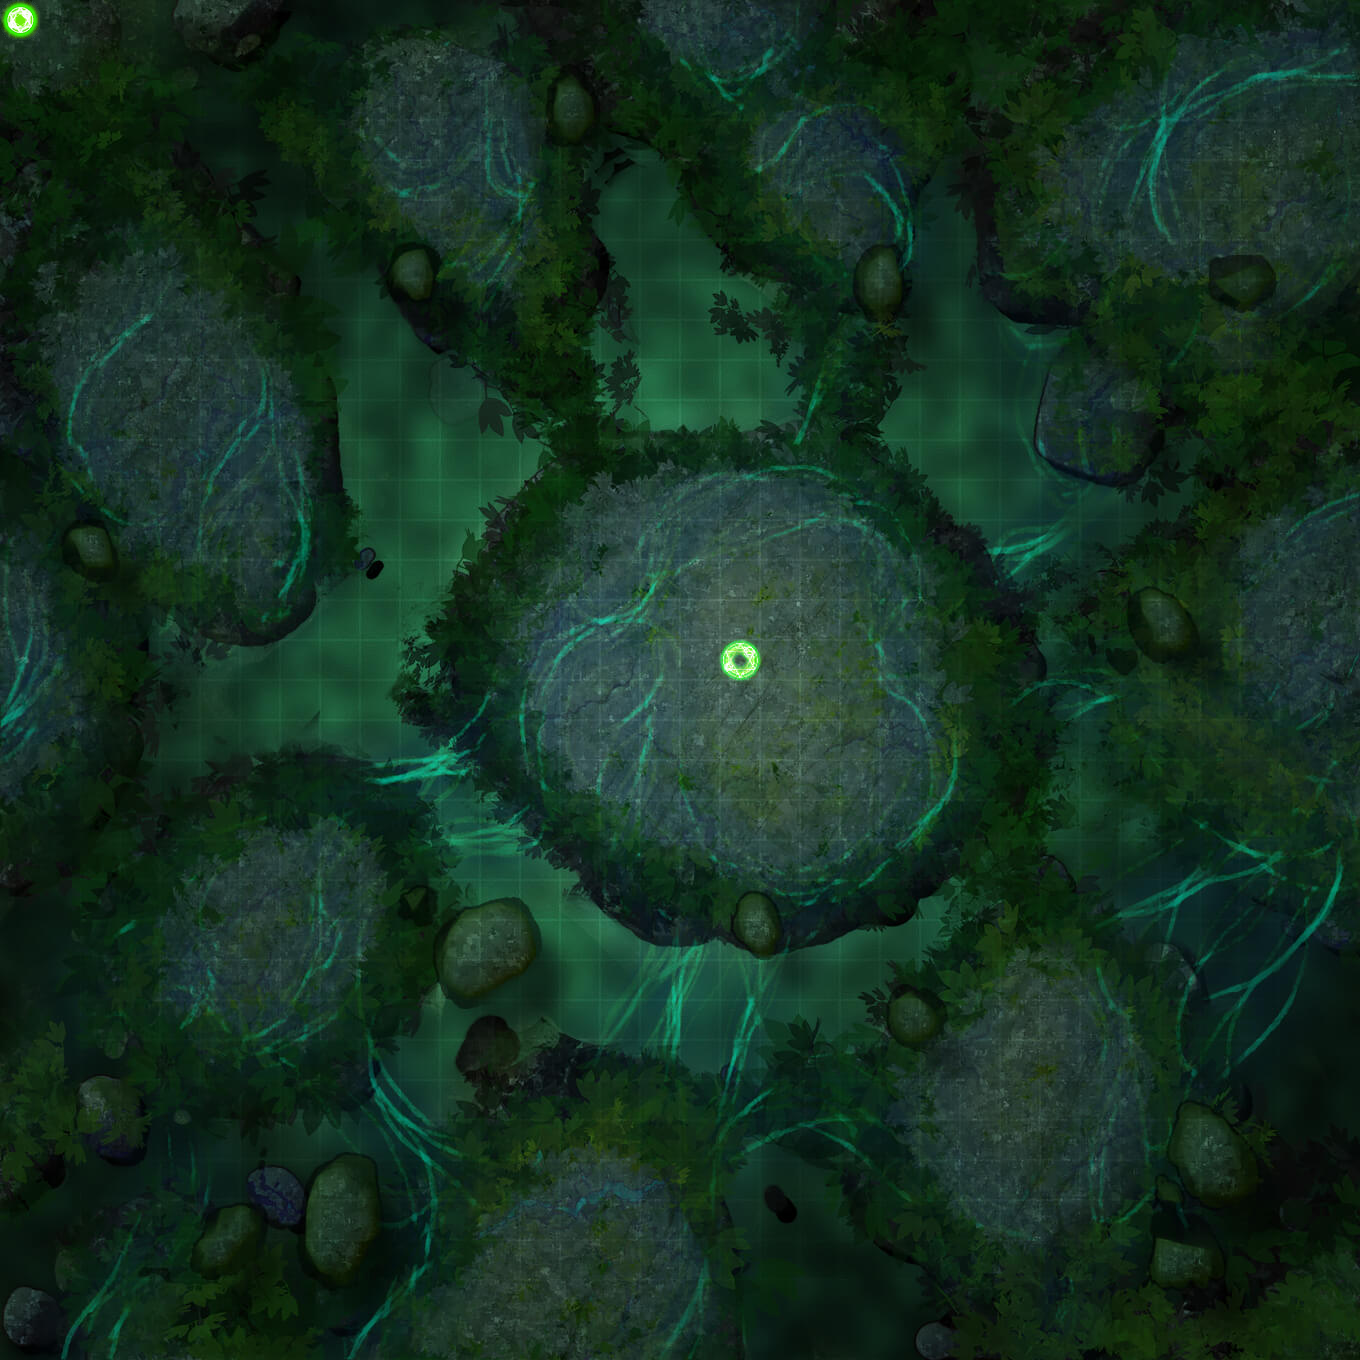

Below is a game level as drawn by its tile map, then a one-line description and the .tmx that defines it (tile-layer data replaced by summaries):
An orthogonal 34x34 tile map with 40x40 px tiles, 4 tile layers (mapLayer, objLayer, flagLayer, playerLayer), 2 tilesets.

<map version="1.0" orientation="orthogonal" renderorder="left-up" width="34" height="34" tilewidth="40" tileheight="40" nextobjectid="1">
 <tileset firstgid="1" name="landmark" tilewidth="40" tileheight="40" tilecount="100">
  <image source="landmark.png" width="400" height="400" />
 </tileset>
 <tileset firstgid="101" name="map23" tilewidth="40" tileheight="40" tilecount="1156">
  <image source="map23.jpg" width="1360" height="1360" />
 </tileset>
 <layer name="mapLayer" width="34" height="34">
  <data>[1156 cells, 1156 non-empty, 1156 distinct tile ids]</data>
 </layer>
 <layer name="objLayer" width="34" height="34">
  <data>[1156 cells, 1 non-empty, 1 distinct tile ids]</data>
 </layer>
 <layer name="flagLayer" width="34" height="34">
  <data>[1156 cells, 1 non-empty, 1 distinct tile ids]</data>
 </layer>
 <layer name="playerLayer" width="34" height="34">
  <data>[1156 cells, 1 non-empty, 1 distinct tile ids]</data>
 </layer>
</map>
